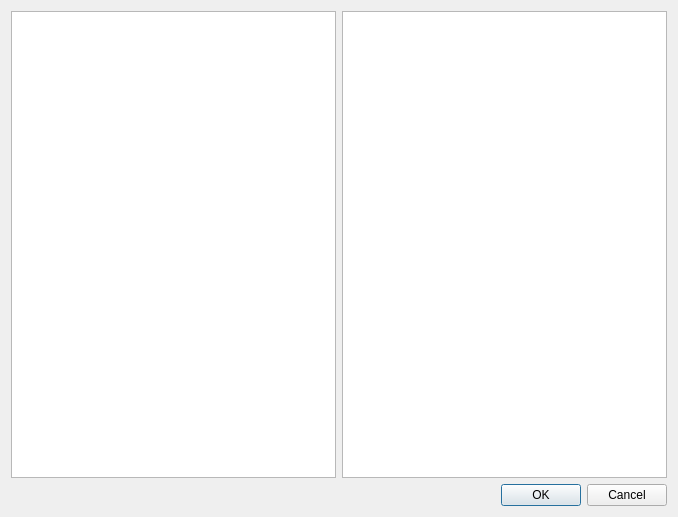
<?xml version="1.0" encoding="UTF-8"?>
<ui version="4.0">
 <class>Input_Read</class>
 <widget class="QDialog" name="Input_Read">
  <property name="geometry">
   <rect>
    <x>0</x>
    <y>0</y>
    <width>678</width>
    <height>517</height>
   </rect>
  </property>
  <property name="windowTitle">
   <string>Dialog</string>
  </property>
  <layout class="QHBoxLayout" name="horizontalLayout_2">
   <item>
    <layout class="QVBoxLayout" name="verticalLayout">
     <item>
      <layout class="QHBoxLayout" name="horizontalLayout">
       <item>
        <widget class="QListWidget" name="listWidget"/>
       </item>
       <item>
        <widget class="QTextEdit" name="textEdit"/>
       </item>
      </layout>
     </item>
     <item>
      <widget class="QDialogButtonBox" name="buttonBox">
       <property name="orientation">
        <enum>Qt::Horizontal</enum>
       </property>
       <property name="standardButtons">
        <set>QDialogButtonBox::Cancel|QDialogButtonBox::Ok</set>
       </property>
      </widget>
     </item>
    </layout>
   </item>
  </layout>
 </widget>
 <resources/>
 <connections>
  <connection>
   <sender>buttonBox</sender>
   <signal>accepted()</signal>
   <receiver>Input_Read</receiver>
   <slot>accept()</slot>
   <hints>
    <hint type="sourcelabel">
     <x>248</x>
     <y>254</y>
    </hint>
    <hint type="destinationlabel">
     <x>157</x>
     <y>274</y>
    </hint>
   </hints>
  </connection>
  <connection>
   <sender>buttonBox</sender>
   <signal>rejected()</signal>
   <receiver>Input_Read</receiver>
   <slot>reject()</slot>
   <hints>
    <hint type="sourcelabel">
     <x>316</x>
     <y>260</y>
    </hint>
    <hint type="destinationlabel">
     <x>286</x>
     <y>274</y>
    </hint>
   </hints>
  </connection>
 </connections>
</ui>
